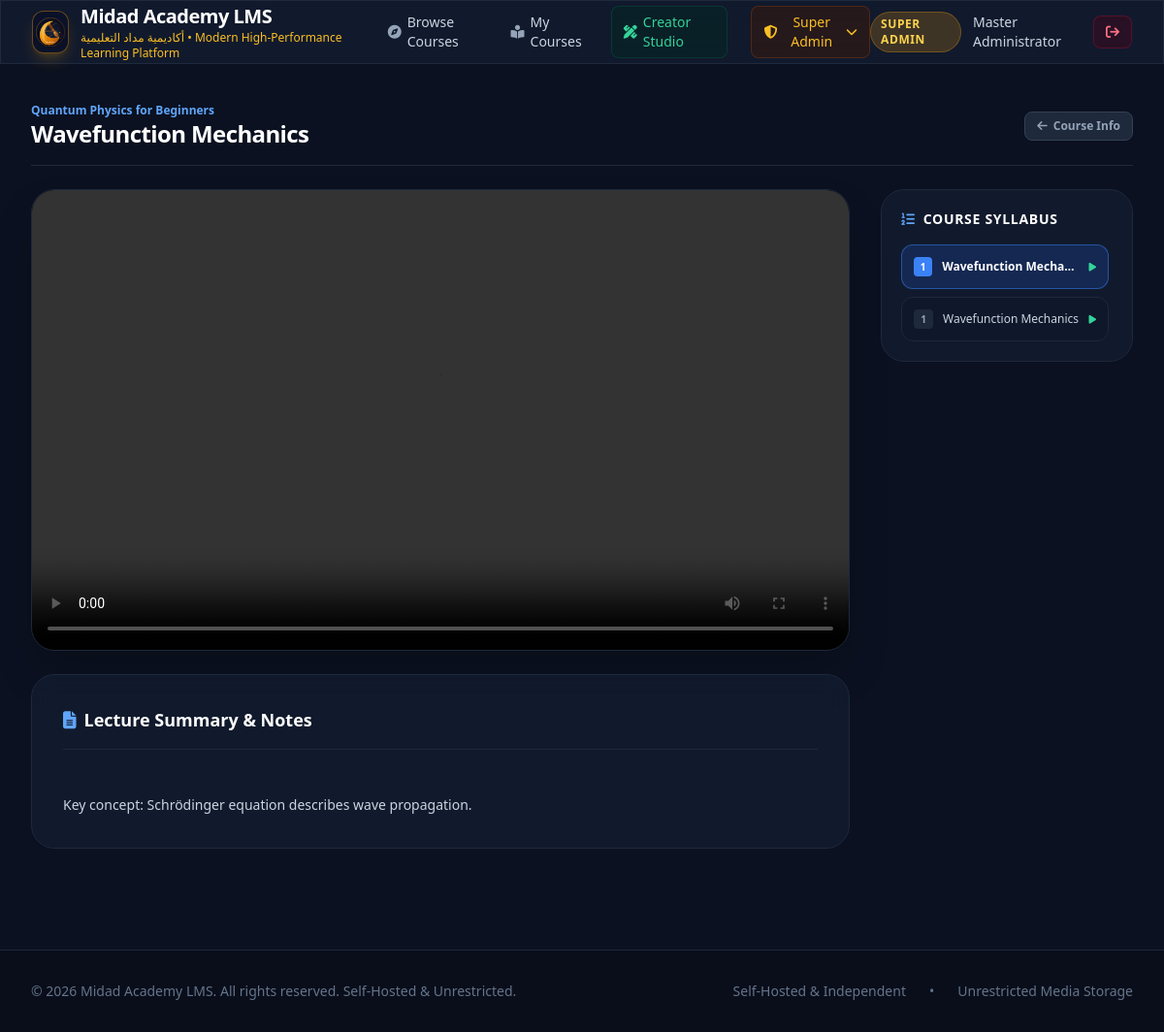
/learn/quantum-physics-for-beginners-705 (signed in), run on the app's committed database.
### tables this page shows
CREATE TABLE settings (
        key TEXT PRIMARY KEY,
        value TEXT NOT NULL
    );

CREATE TABLE users (
        id INTEGER PRIMARY KEY AUTOINCREMENT,
        email TEXT UNIQUE NOT NULL,
        name TEXT NOT NULL,
        password_hash TEXT NOT NULL,
        role TEXT NOT NULL DEFAULT 'student',
        created_at TIMESTAMP DEFAULT CURRENT_TIMESTAMP
    );

CREATE TABLE courses (
        id INTEGER PRIMARY KEY AUTOINCREMENT,
        title TEXT NOT NULL,
        slug TEXT UNIQUE NOT NULL,
        description TEXT,
        instructor_id INTEGER NOT NULL,
        cover_image TEXT,
        category TEXT DEFAULT 'Technology',
        price REAL DEFAULT 0.0,
        is_published INTEGER DEFAULT 1,
        created_at TIMESTAMP DEFAULT CURRENT_TIMESTAMP,
        FOREIGN KEY (instructor_id) REFERENCES users(id) ON DELETE CASCADE
    );

CREATE TABLE lessons (
        id INTEGER PRIMARY KEY AUTOINCREMENT,
        course_id INTEGER NOT NULL,
        title TEXT NOT NULL,
        order_index INTEGER DEFAULT 1,
        video_url TEXT,
        notes TEXT,
        pdf_url TEXT,
        created_at TIMESTAMP DEFAULT CURRENT_TIMESTAMP,
        FOREIGN KEY (course_id) REFERENCES courses(id) ON DELETE CASCADE
    );

### app.py (the view)
@app.route("/learn/<slug>")
@login_required
def learn_course(slug):
    conn = db.get_db_connection()
    course = conn.execute("SELECT * FROM courses WHERE slug = ?", (slug,)).fetchone()
    if not course:
        conn.close()
        abort(404)
    lessons = conn.execute("SELECT * FROM lessons WHERE course_id = ? ORDER BY order_index ASC", (course["id"],)).fetchall()
    quizzes = conn.execute("SELECT * FROM quizzes WHERE course_id = ?", (course["id"],)).fetchall()
    if not lessons:
        conn.close()
        flash("This course does not have any lessons published yet.", "warning")
        return redirect(url_for("course_detail", slug=slug))
    active_lesson_id = request.args.get("lesson_id")
    active_lesson = None
    if active_lesson_id:
        active_lesson = conn.execute("SELECT * FROM lessons WHERE id = ? AND course_id = ?", (active_lesson_id, course["id"])).fetchone()
    if not active_lesson:
        active_lesson = lessons[0]
    lesson_quiz = conn.execute("SELECT * FROM quizzes WHERE lesson_id = ? LIMIT 1", (active_lesson["id"],)).fetchone()
    conn.close()
    return render_template(
        "course_player.html",
        course=course,
        lessons=lessons,
        quizzes=quizzes,
        active_lesson=active_lesson,
        lesson_quiz=lesson_quiz
    )

### app.py (called while the page is built)
@app.context_processor
def inject_global_data():
    settings = db.get_settings()
    current_user = None
    if "user_id" in session:
        current_user = db.get_user_by_id(session["user_id"])
    return dict(settings=settings, current_user=current_user)

def login_required(f):
    @wraps(f)
    def decorated_function(*args, **kwargs):
        if "user_id" not in session:
            flash("Please sign in to access this page.", "warning")
            return redirect(url_for("login", next=request.url))
        return f(*args, **kwargs)
    return decorated_function

### database.py (called while the page is built)
def get_db_connection():
    conn = sqlite3.connect(DB_PATH)
    conn.row_factory = sqlite3.Row
    conn.execute("PRAGMA foreign_keys = ON")
    return conn

def get_settings():
    conn = get_db_connection()
    rows = conn.execute("SELECT key, value FROM settings").fetchall()
    conn.close()
    return {row["key"]: row["value"] for row in rows}

def get_user_by_id(user_id):
    conn = get_db_connection()
    user = conn.execute("SELECT * FROM users WHERE id = ?", (user_id,)).fetchone()
    conn.close()
    return user

### templates/course_player.html (shortened to what this page needs)
{% extends "base.html" %}
{% block content %}
<div class="max-w-7xl mx-auto px-4 sm:px-6 lg:px-8 py-6">
    <div class="flex items-center justify-between pb-4 border-b border-slate-800 mb-6">
        <div>
            <span class="text-xs font-semibold text-blue-400 block">{{ course.title }}</span>
            <h1 class="text-xl sm:text-2xl font-bold text-white tracking-tight">{{ active_lesson.title }}</h1>
        </div>
        <a href="{{ url_for('course_detail', slug=course.slug) }}" class="text-xs font-semibold text-slate-400 hover:text-white flex items-center gap-1.5 px-3 py-1.5 rounded-lg bg-slate-800 border border-slate-700">
            <i class="fa-solid fa-arrow-left"></i> Course Info
        </a>
    </div>
    <div class="grid grid-cols-1 lg:grid-cols-4 gap-8">
        <div class="lg:col-span-3 space-y-6">
            <div class="glass-card rounded-3xl overflow-hidden border border-slate-800 shadow-2xl bg-black">
                {% if active_lesson.video_url %}
                <div class="aspect-video w-full relative bg-black">
                    <video id="lecture-player" controls preload="metadata" class="w-full h-full object-contain">
                        <source src="{{ active_lesson.video_url }}" type="video/mp4">
                    </video>
                </div>
                {% else %}
                <div class="h-64 flex flex-col items-center justify-center text-slate-500">
                    <i class="fa-solid fa-film text-4xl mb-2"></i>
                    <p class="text-sm">No video lecture attached to this lesson.</p>
                </div>
                {% endif %}
            </div>
            <div class="glass-card p-6 sm:p-8 rounded-3xl border border-slate-800 space-y-6">
                <div class="flex items-center justify-between pb-4 border-b border-slate-800">
                    <h3 class="text-lg font-bold text-white flex items-center gap-2">
                        <i class="fa-solid fa-file-lines text-blue-400"></i> Lecture Summary & Notes
                    </h3>
                </div>
                <div class="text-sm text-slate-300 leading-relaxed space-y-4 whitespace-pre-line font-light">
                    {{ active_lesson.notes or "No notes provided for this lecture." }}
                </div>
            </div>
        </div>
        <div class="space-y-6">
            <div class="glass-card p-5 rounded-3xl border border-slate-800 sticky top-24">
                <h3 class="text-sm font-bold text-white uppercase tracking-wider mb-4 flex items-center gap-2">
                    <i class="fa-solid fa-list-ol text-blue-400"></i> Course Syllabus
                </h3>
                <div class="space-y-2 max-h-[70vh] overflow-y-auto pr-1">
                    {% for l in lessons %}
                    <a href="{{ url_for('learn_course', slug=course.slug, lesson_id=l.id) }}"
                       class="block p-3 rounded-xl border text-xs transition flex items-center justify-between
                       {% if l.id == active_lesson.id %} bg-blue-600/20 border-blue-500/50 text-white font-semibold
                       {% else %} bg-slate-900/50 border-slate-800 text-slate-300 hover:bg-slate-800/60 {% endif %}">
                        <div class="flex items-center space-x-2.5 min-w-0">
                            <span class="w-5 h-5 rounded flex items-center justify-center font-bold text-[10px]
                                {% if l.id == active_lesson.id %} bg-blue-500 text-white {% else %} bg-slate-800 text-slate-400 {% endif %}">
                                {{ l.order_index }}
                            </span>
                            <span class="truncate">{{ l.title }}</span>
                        </div>
                        {% if l.video_url %}
                        <i class="fa-solid fa-play text-[10px] text-emerald-400 ml-2"></i>
                        {% endif %}
                    </a>
                    {% endfor %}
                </div>
            </div>
        </div>
    </div>
</div>
{% endblock %}

### templates/base.html (shortened to what this page needs)
<!DOCTYPE html>
<html lang="en">
<head>
    <script src="https://cdn.tailwindcss.com"></script>
    <link rel="stylesheet" href="https://cdnjs.cloudflare.com/ajax/libs/font-awesome/6.4.0/css/all.min.css">
</head>
<body class="min-h-screen flex flex-col antialiased">
    <header class="sticky top-0 z-50 glass-card border-b border-slate-800">
        <div class="max-w-7xl mx-auto px-4 sm:px-6 lg:px-8">
            <div class="flex items-center justify-between h-16">
                <a href="{{ url_for('index') }}" class="flex items-center space-x-3 group">
                    <div class="w-11 h-11 rounded-xl bg-[#0A1128] border border-amber-500/40 p-0.5 flex items-center justify-center shadow-lg shadow-amber-500/20 group-hover:scale-105 transition overflow-hidden">
                        <img src="{{ url_for('static', filename='images/midad_logo.svg') }}" alt="Midad Academy LMS Logo" class="w-full h-full object-contain">
                    </div>
                    <div>
                        <span class="text-xl font-bold tracking-tight text-white block">{{ settings.site_name }}</span>
                        <span class="text-xs text-amber-400 font-medium hidden sm:block">{{ settings.tagline }}</span>
                    </div>
                </a>
                <nav class="hidden md:flex items-center space-x-6">
                    <a href="{{ url_for('index') }}" class="text-sm font-medium text-slate-300 hover:text-white transition flex items-center gap-1.5">
                        <i class="fa-solid fa-compass text-slate-400"></i> Browse Courses
                    </a>
                    {% if current_user %}
                        <a href="{{ url_for('my_learning') }}" class="text-sm font-medium text-slate-300 hover:text-white transition flex items-center gap-1.5">
                            <i class="fa-solid fa-book-open-reader text-slate-400"></i> My Courses
                        </a>
                        {% if current_user.role in ['instructor', 'super_admin'] %}
                        <a href="{{ url_for('studio') }}" class="text-sm font-medium text-emerald-400 hover:text-emerald-300 transition flex items-center gap-1.5 bg-emerald-950/40 px-3 py-1.5 rounded-lg border border-emerald-800/40">
                            <i class="fa-solid fa-pen-ruler"></i> Creator Studio
                        </a>
                        {% endif %}
                        {% if current_user.role == 'super_admin' %}
                        <div class="relative group">
                            <button class="text-sm font-medium text-amber-400 hover:text-amber-300 transition flex items-center gap-1.5 bg-amber-950/40 px-3 py-1.5 rounded-lg border border-amber-800/40">
                                <i class="fa-solid fa-shield-halved"></i> Super Admin <i class="fa-solid fa-chevron-down text-xs"></i>
                            </button>
                        </div>
                        {% endif %}
                    {% endif %}
                </nav>
                <div class="flex items-center space-x-3">
                    {% if current_user %}
                        <div class="flex items-center space-x-3">
                            <span class="text-xs font-semibold px-2.5 py-1 rounded-full uppercase tracking-wider
                                {% if current_user.role == 'super_admin' %} bg-amber-500/20 text-amber-300 border border-amber-500/30
                                {% elif current_user.role == 'instructor' %} bg-emerald-500/20 text-emerald-300 border border-emerald-500/30
                                {% else %} bg-slate-700/50 text-slate-300 border border-slate-600/30 {% endif %}">
                                {{ current_user.role | replace('_', ' ') }}
                            </span>
                            <span class="text-sm font-medium text-slate-300 hidden lg:inline">{{ current_user.name }}</span>
                            <a href="{{ url_for('logout') }}" class="text-sm font-medium text-rose-400 hover:text-rose-300 transition bg-rose-950/40 px-3 py-1.5 rounded-lg border border-rose-800/40">
                                <i class="fa-solid fa-arrow-right-from-bracket"></i>
                            </a>
                        </div>
                    {% endif %}
                </div>
            </div>
        </div>
    </header>
    <main class="flex-grow">
        {% block content %}{% endblock %}
    </main>
    <footer class="mt-20 border-t border-slate-800 bg-[#090e1a] py-8">
        <div class="max-w-7xl mx-auto px-4 sm:px-6 lg:px-8 flex flex-col md:flex-row items-center justify-between text-sm text-slate-500 gap-4">
            <p>{{ settings.footer_text }}</p>
            <div class="flex items-center space-x-6">
                <span>Self-Hosted & Independent</span>
                <span>•</span>
                <span>Unrestricted Media Storage</span>
            </div>
        </div>
    </footer>
</body>
</html>

### templates/base.html (style rules this page uses)
body { background-color: #0b1120; color: #f8fafc; font-family: system-ui, -apple-system, sans-serif; }
.glass-card { background: rgba(21, 31, 50, 0.7); backdrop-filter: blur(12px); border: 1px solid rgba(255, 255, 255, 0.08); }

### data on the page
settings: site_name "Midad Academy LMS"
settings: tagline "أكاديمية مداد التعليمية • Modern High-Performance Learning Platform"
users: role "SUPER ADMIN", name "Master Administrator"
courses: title "Quantum Physics for Beginners"
lessons: title "Wavefunction Mechanics", notes "Key concept: Schrödinger equation describes wave propagation.", order_index "1", title "Wavefunction Mecha…"
lessons: order_index "1", title "Wavefunction Mechanics"
settings: footer_text "© 2026 Midad Academy LMS. All rights reserved. Self-Hosted & Unrestricted."
